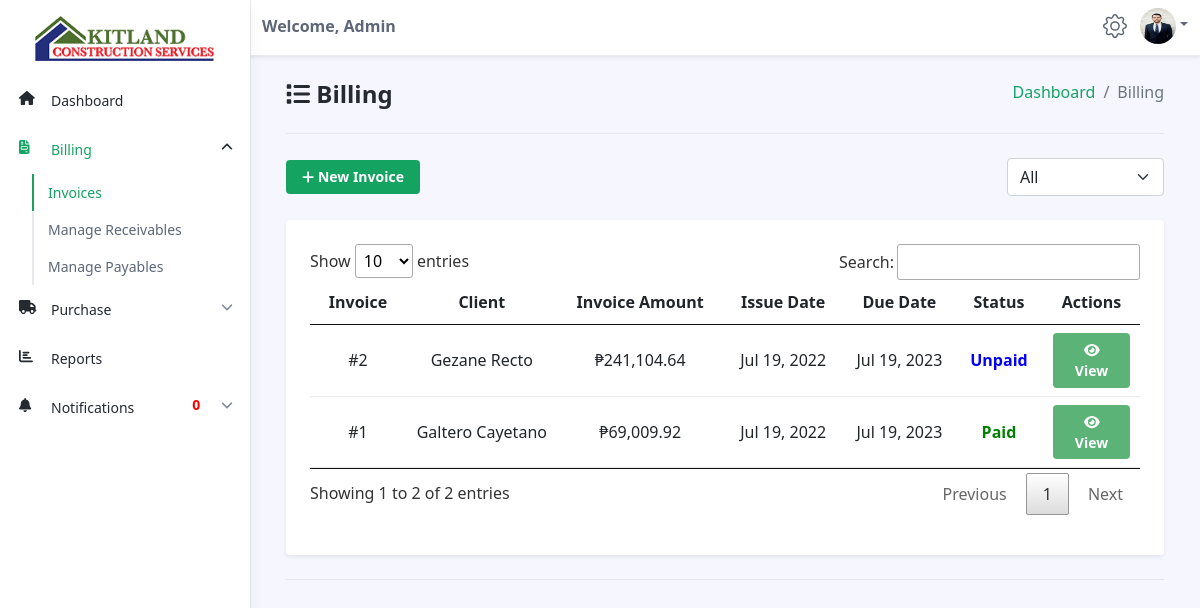
Screenshot of /accountant/invoice.php (signed in) with the database file from the repository.
### tables this page shows
CREATE TABLE `staffs` (
  `id` int(11) NOT NULL,
  `staff_id` varchar(255) NOT NULL,
  `full_name` varchar(255) NOT NULL,
  `birthday` date NOT NULL,
  `age` varchar(255) NOT NULL,
  `gender` varchar(255) NOT NULL,
  `address` varchar(255) NOT NULL,
  `contact` varchar(255) NOT NULL,
  `civil_status` varchar(255) NOT NULL,
  `profile` varchar(255) NOT NULL,
  `status` varchar(255) NOT NULL,
  `email` varchar(255) NOT NULL,
  `username` varchar(255) NOT NULL,
  `password` varchar(255) NOT NULL,
  `access` varchar(255) NOT NULL,
  `otp` varchar(255) NOT NULL,
  `date_added` date NOT NULL,
  `last_login` datetime NOT NULL,
  `last_activity` datetime NOT NULL,
  `last_logout` datetime NOT NULL
);

CREATE TABLE `invoices` (
  `invoice_id` int(11) NOT NULL,
  `project_id` varchar(255) NOT NULL,
  `client` varchar(255) NOT NULL,
  `transportation` decimal(13,2) NOT NULL,
  `consultation_fee` decimal(13,2) NOT NULL,
  `total_miscellaneous` decimal(13,2) NOT NULL,
  `total_materials` decimal(13,2) NOT NULL,
  `total_labor` decimal(13,2) NOT NULL,
  `subtotal` decimal(13,2) NOT NULL,
  `total_tax` decimal(13,2) NOT NULL,
  `total_invoice` decimal(13,2) NOT NULL,
  `status` varchar(255) NOT NULL,
  `date_created` date NOT NULL,
  `due_date` date NOT NULL,
  `date_added` datetime NOT NULL
);

CREATE TABLE `projects` (
  `id` int(11) NOT NULL,
  `type` varchar(50) NOT NULL,
  `name` varchar(255) NOT NULL,
  `project_description` varchar(255) NOT NULL,
  `engineer_id` varchar(255) NOT NULL,
  `location` varchar(255) NOT NULL,
  `client_name` varchar(50) NOT NULL,
  `start_date` date NOT NULL,
  `end_date` date NOT NULL,
  `contract` varchar(255) NOT NULL,
  `blueprint` varchar(255) NOT NULL,
  `status` varchar(50) NOT NULL,
  `date_added` date NOT NULL DEFAULT current_timestamp()
);

### accountant/invoice.php (the view, shortened to what this page needs)
<?php
include('../connections/config.php');
?>
<!DOCTYPE html>
<!DOCTYPE html>
<html lang="en">
<head>
    <link id="theme-style" rel="stylesheet" href="dataTables/jquery.dataTables.min.css">
    <link id="theme-style" rel="stylesheet" href="../assets/css/portal.css">
    <link rel="stylesheet" href="../assets/css/style.css" />
</head>
<body class="app">
    <?php $page = 'invoice';
    include('accountant-navbar.php'); ?>
    <div class="app-wrapper">
        <div class="app-content pt-3 p-md-3 p-lg-4">
            <div class="container-xl">
                <ol class="breadcrumb mb-4" style="float:right">
                    <li class="breadcrumb-item"><a href="dashboard.php">Dashboard</a></li>
                    <li class="breadcrumb-item active">Billing</li>
                </ol>
                <h1 class="app-page-title"><span class="nav-icon"><i class="fa fa-list"></i></span> Billing</h1>
                <hr class="mb-4">
                <div class="row g-3 mb-4 align-items-center justify-content-between">
                    <div class="col-auto">
                        <a href="add-invoice.php" class="btn app-btn-primary"><i class=" fa fa-plus"></i> New Invoice</a>
                    </div>
                    <div class="col-auto">
                        <div class="page-utilities">
                            <div class="row g-2 justify-content-start justify-content-md-end align-items-center">
                                <div class="col-auto">
                                    <select class="form-select w-auto">
                                        <option selected value="option-1">All</option>
                                    </select>
                                </div>
                            </div>
                        </div>
                    </div>
                </div>
                <div class="row g-4 settings-section">
                    <div class="col-12 col-md-12">
                        <div class="app-card app-card-settings shadow-sm p-4">
                            <div class="app-card-body">
                                <form class="settings-form">
                                    <div class="mb-3">
                                        <table id="myTable" class="table app-table-hover mb-0 text-center">
                                            <thead>
                                                <tr>
                                                    <th class="cell">Invoice</th>
                                                    <th class="cell">Client</th>
                                                    <th class="cell">Invoice Amount</th>
                                                    <th class="cell">Issue Date</th>
                                                    <th class="cell">Due Date</th>
                                                    <th class="cell">Status</th>
                                                    <th class="cell">Actions</th>
                                                </tr>
                                            </thead>
                                            <tbody>
                                                <?php
                                                $sql = "SELECT * FROM staffs, clients, projects, invoices WHERE staffs.id = projects.engineer_id AND clients.name = projects.client_name AND invoices.project_id = projects.id AND invoices.total_invoice != '' ORDER by invoice_id DESC";
                                                $result = mysqli_query($conn, $sql);
                                                $count = mysqli_num_rows($result);
                                                if ($count > 0) {
                                                    while ($row = mysqli_fetch_assoc($result)) {
                                                        $invoice_id = $row['invoice_id'];
                                                        $client_name = $row['client_name'];
                                                        $date_created = $row['date_created'];
                                                        $due_date = $row['due_date'];
                                                        $total_invoice = $row['total_invoice'];
                                                        $status = $row['status'];
                                                ?>
                                                        <tr>
                                                            <td class="cell" style="padding-top:0.5em">#<?php echo $invoice_id; ?></td>
                                                            <td class="cell" style="padding-top:0.5em"><?php echo $client_name; ?></td>
                                                            <td class="cell" style="padding-top:0.5em">₱<?php echo number_format($total_invoice, 2, '.', ','); ?></td>
                                                            <td class="cell" style="padding-top:0.5em"><?php echo date("M d, Y", strtotime($date_created)); ?></td>
                                                            <td class="cell" style="padding-top:0.5em"><?php echo date("M d, Y", strtotime($due_date)); ?></td>
                                                            <?php
                                                            if ($status == "Unpaid") {
                                                            ?>
                                                                <td class="cell" style="padding-top:0.5em; font-weight:bold; color:blue">Unpaid</td>
                                                            <?php } else if ($status == "Paid") {
                                                            ?>
                                                                <td class="cell" style="padding-top:0.5em; font-weight:bold; color:green">Paid</td>
                                                            <?php
                                                            }
                                                            ?>
                                                            <td class="cell" style="padding-top:0.5em"><a href="invoice-details.php?ID=<?php echo $invoice_id; ?>" class="btn app-btn btn-success" style="color:white"><i class="fa fa-eye"></i> View</a></td>
                                                        </tr>
                                                <?php
                                                    }
                                                } else {
                                                    echo "<script>alert('No Invoices Found!')</script>";
                                                }
                                                ?>
                                            </tbody>
                                        </table>
                                    </div>
                                </form>
                            </div>
                        </div>
                    </div>
                </div>
                <hr class="my-4">
            </div>
        </div>
    </div>
</body>
</html>

### assets/css/style.css (style rules this page uses)
* { -webkit-user-select: none; -moz-user-select: none; -ms-user-select: none; user-select: none; }

### rows the page displays
staffs: invoices.invoice_id "2", projects.client_name "Gezane Recto", invoices.total_invoice "241,104.64", invoices.date_created "Jul 19, 2022", invoices.due_date "Jul 19, 2023", shows "Unpaid", invoices.invoice_id "1", projects.client_name "Galtero Cayetano", invoices.total_invoice "69,009.92", shows "Paid"

### other values shown
$_SESSION['access'] "Admin"
$total "0"
